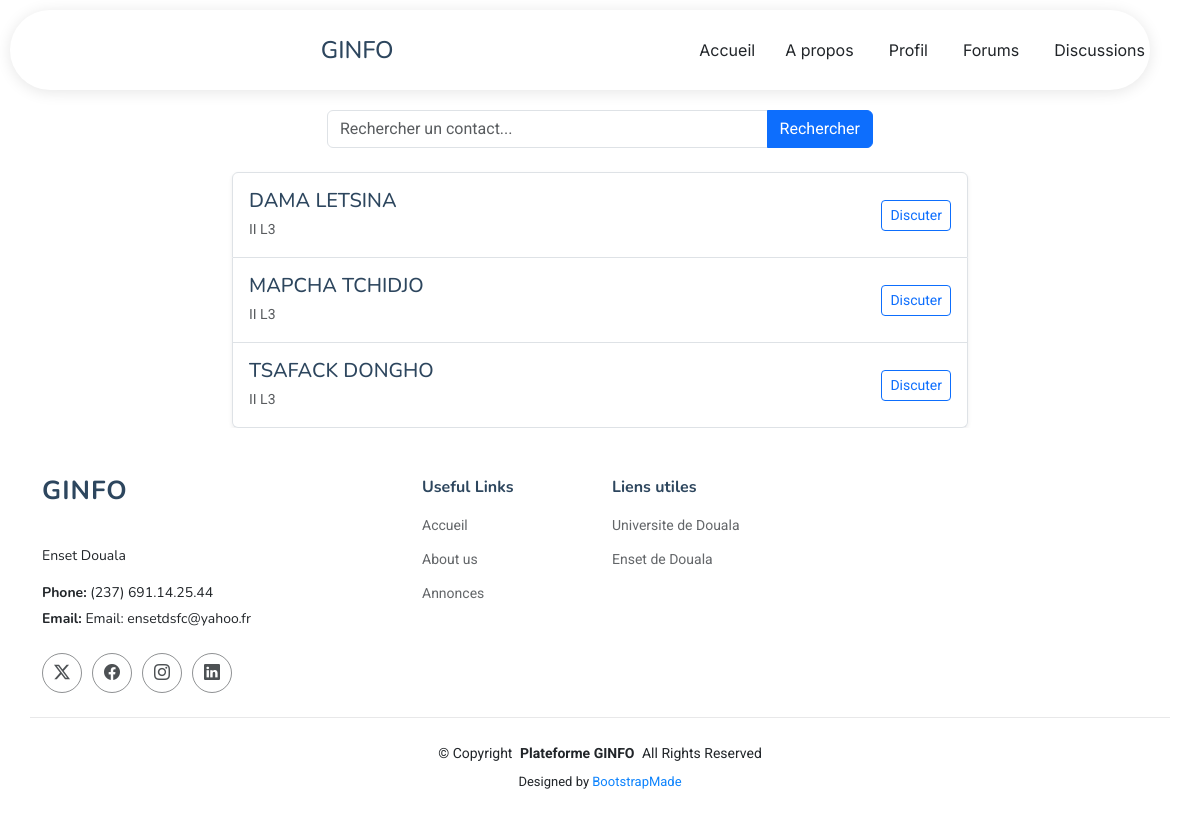
Screenshot of /geinfo/allstudents (signed in) with the database file from the repository.
### Etudiants/models.py (models this page shows, shortened)
class Etudiant(AbstractBaseUser,PermissionsMixin):
    matricule=models.CharField(max_length=10,unique=True,verbose_name="identifiant")
    nom=models.CharField(max_length=255,verbose_name="nom")
    prenom=models.CharField(max_length=255,verbose_name="prenom")
    password = models.CharField(max_length=10,verbose_name="mot de passe")
    annee=models.CharField(max_length=4,verbose_name="annee d'inscription",default=0)
    niveau=models.CharField(max_length=9,default=0,verbose_name="niveau")
    filiere =models.CharField(max_length=4,verbose_name="filiere",default=0)
    profil=models.CharField(max_length=255,verbose_name="profil")
    is_active = models.BooleanField(default=True)
    is_admin = models.BooleanField(default=False)
    is_staff= models.BooleanField(default=False)
    is_superuser = models.BooleanField(default=False)
    objects=EtudiantManager()
    USERNAME_FIELD="matricule"
    REQUIRED_FIELDS = ["password"]
    forums = models.ManyToManyField(
        'forum.Forum',  # <-- Référence le modèle Forum par son label d'application et son nom
        related_name='inscrit',
        blank=True,
        verbose_name="Forums d'appartenance"
    )
    class Meta:
        verbose_name = "Etudiant"
        verbose_name_plural = "Etudiants"
        ordering = ['nom', 'prenom']

### Etudiants/views.py (the view)
@login_required
def contact_list(request):
    contacts = Etudiant.objects.exclude(id=request.user.id)
    return render(request, 'Etudiants/list_etudiants.html', {'contacts': contacts})

### Etudiants/templates/Etudiants/list_etudiants.html (shortened to what this page needs)
{% extends 'base.html' %}
 {% block nav %}
<li><a href="{% url 'profil'%}">Profil</a> </li>
<li><a href="{% url 'forums'%}">Forums</a> </li>
<li><a href="{% url 'etudiants'%}">Discussions</a> </li>
{% endblock %}
{% block content %}
  <div class="container mt-5">
    <h2 class="mb-4 text-center">Liste des Contacts</h2>
    <div class="row mb-4 justify-content-center">
      <div class="col-md-6">
        <div class="input-group">
          <input type="text" id="searchInput" class="form-control" placeholder="Rechercher un contact..." aria-label="Rechercher un contact">
          <button class="btn btn-primary" type="button" id="searchButton">Rechercher</button>
        </div>
      </div>
    </div>
    {% if contacts %}
      <div class="row justify-content-center">
        <div class="col-md-8">
          <div class="list-group shadow-sm" id="contactList">
            {% for contact in contacts %}
              <li class="list-group-item d-flex justify-content-between align-items-center list-group-item-action py-3">
                <div>
                  <h5 class="mb-1">{{ contact.nom }}</h5>
                  <small class="text-muted">{{ contact.filiere }} {{ contact.niveau }}</small>
                </div>
                <a href="{% url 'chat_view' contact.id %}" class="btn btn-outline-primary btn-sm">Discuter</a>
              </li>
            {% endfor %}
          </div>
        </div>
      </div>
    {% else %}
      <p class="text-center mt-4">Aucun contact disponible.</p>
    {% endif %}
  </div>
{% endblock %}

### geinfo/static/geinfo/css/main.css (style rules this page uses)
:root { --default-font: "Roboto", system-ui, -apple-system, "Segoe UI", Roboto, "Helvetica Neue", Arial, "Noto Sans", "Liberation Sans", sans-serif, "Apple Color Emoji", "Segoe UI Emoji", "Segoe UI Symbol", "Noto Color Emoji"; --heading-font: "Nunito", sans-serif; --nav-font: "Inter", sans-serif; }
:root { --background-color: #ffffff; --default-color: #212529; --heading-color: #2d465e; --accent-color: #0d83fd; --surface-color: #ffffff; --contrast-color: #ffffff; }
:root { --nav-color: #212529; --nav-hover-color: #0d83fd; --nav-mobile-background-color: #ffffff; --nav-dropdown-background-color: #ffffff; --nav-dropdown-color: #212529; --nav-dropdown-hover-color: #0d83fd; }
:root { scroll-behavior: smooth; }
body { color: var(--default-color); background-color: var(--background-color); font-family: var(--default-font); }
a { color: var(--accent-color); text-decoration: none; transition: 0.3s; }
h1, h2, h3, h4, h5, h6 { color: var(--heading-color); font-family: var(--heading-font); }
@media (min-width: 1200px) { .navmenu li { position: relative; } }
@media (min-width: 1200px) { .navmenu a, .navmenu a:focus { color: var(--nav-color); padding: 18px 15px; font-size: 16px; font-family: var(--nav-font); font-weight: 400; display: flex; align-items: center; justify-content: space-between; white-space: nowrap; transition: 0.3s; } }
@media (min-width: 1200px) { .navmenu li:last-child a { padding-right: 0; } }

### rows the page displays
Etudiant: nom "DAMA LETSINA", filiere "II", niveau "L3"
Etudiant: nom "MAPCHA TCHIDJO", filiere "II", niveau "L3"
Etudiant: nom "TSAFACK DONGHO", filiere "II", niveau "L3"
